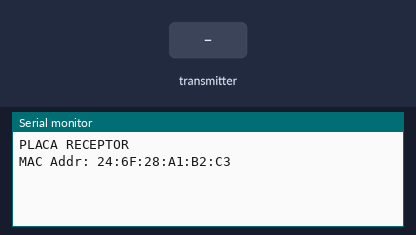
Bench run of a program on a simulated ESP32. On the bench: the last lines printed to the serial monitor. The test bench sets the inputs (shaded band).

Above: at 1.2 s.
1.3 s: the transmitter starts sending msg = 0
At 1.62 s:
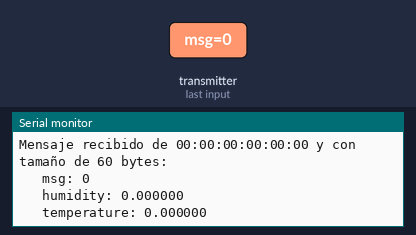
2.8 s: the transmitter starts sending humidity = 25
4.3 s: the transmitter starts sending temperature = 25
At 4.62 s:
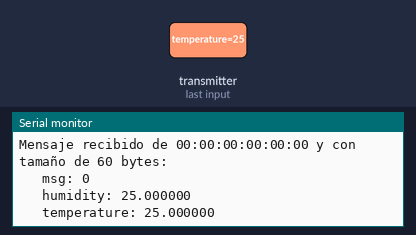
5.8 s: the transmitter starts sending msg = 1
7.3 s: the transmitter starts sending humidity = 50
8.8 s: the transmitter starts sending temperature = 50
At 9.12 s:
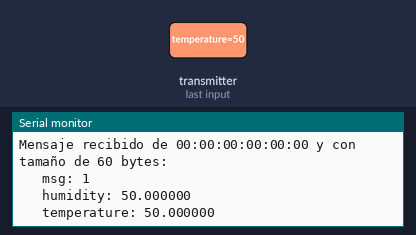
Timing chart, 0 to 11.3 s (numbered marks = the images above; inputs shaded):
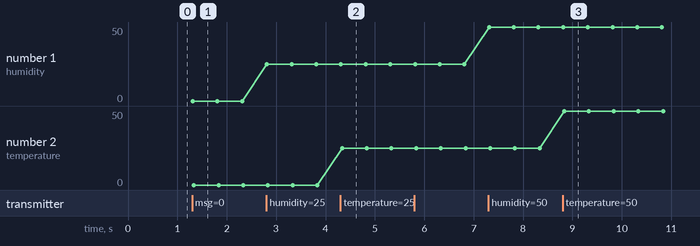

The program:

main.cpp
```cpp
#include <Arduino.h>
#include <esp_now.h>
#include <WiFi.h>

String success;

typedef struct struct_message {
    char msg[50];
    float humidity;
    float temperature;
} struct_message;

//Callback cuando se envían datos (en este caso, el único envío es de ACKs)
void OnDataSent(const uint8_t *mac, esp_now_send_status_t status) {
  Serial.printf("ACK enviado a %02x:%02x:%02x:%02x:%02x:%02x\n", mac[0], mac[1], mac[2], mac[3], mac[4], mac[5]);
  Serial.println(status == ESP_NOW_SEND_SUCCESS ? "\tEntregado" : "\tFallo al entregar");
}

//Callback cuando se reciben datos (lo único que va a recibir son mensajes con formato struct_message)
void OnDataRecv(const uint8_t * mac, const uint8_t *incomingData, int len) {
  struct_message my_message;
  memcpy(&my_message, incomingData, sizeof(my_message));
  Serial.printf("Mensaje recibido de %02x:%02x:%02x:%02x:%02x:%02x y con tamaño de %d bytes:\n", mac[0], mac[1], mac[2], mac[3], mac[4], mac[5], len);
  Serial.println("\t msg: "+(String)my_message.msg);
  Serial.printf("\t humidity: %f\n", my_message.humidity);
  Serial.printf("\t temperature: %f\n",my_message.temperature);
  //TODO: falta mandar el ACK
}

void setup() {
  Serial.begin(9600);
  Serial.println("PLACA RECEPTOR");
  WiFi.mode(WIFI_STA);

  Serial.println((String)"MAC Addr: "+WiFi.macAddress());

  if (esp_now_init() != ESP_OK) { //Inicializar ESP-NOW
    Serial.println("Error inicializando ESP-NOW");
    return;
  }

  esp_now_register_recv_cb(OnDataRecv);
}

void loop() {
}
```

Measured:
- after the input at 1.3 s, the serial monitor: prints a new line at once (image 1)
- after the input at 4.3 s, the serial monitor: prints a new line at once (image 2)
- after the input at 8.8 s, the serial monitor: prints a new line at once (image 3)
- plotted number 1: 0 → 25 after the input at 2.8 s, 25 → 50 after the input at 7.3 s
